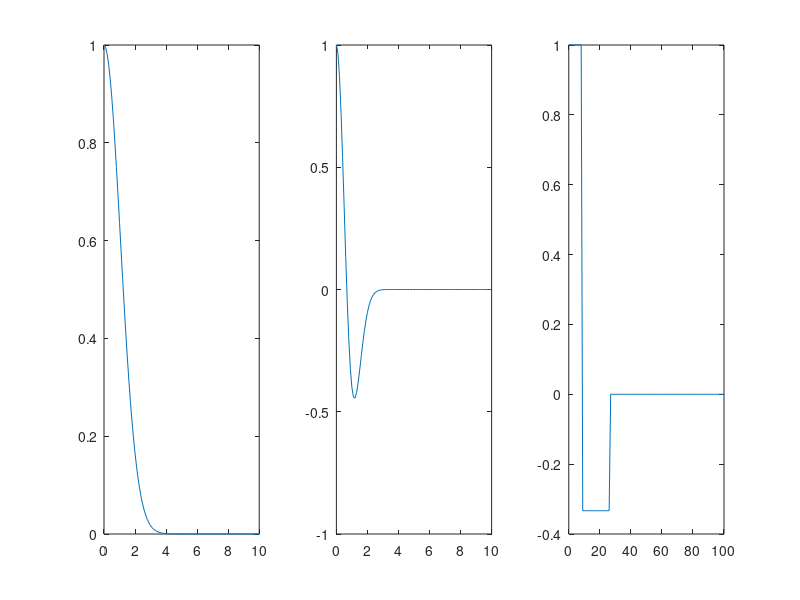

MATLAB code to generate this figure:
ro = 0:0.1:10;
h =  exp(-ro.^2 ./2.*0.95.^2);
subplot(131);
plot (ro,h);
h=exp((ro.^2)./-0.95^2).*(1-(2./0.95.^2).*ro.^2);

subplot(132);
plot (ro,h);

a = 9;
for ro = 1:100
    if ro <= a
        h(ro) = 1;
    elseif ro > 3*a
        h(ro) = 0;
    else
        h(ro) = -1/3;
    end
end

subplot(133);
plot (0:100,h);